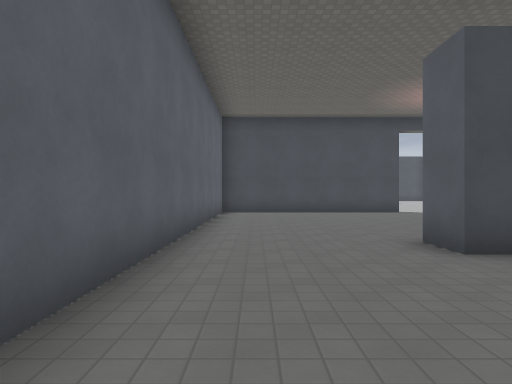
view 1 (above)

22 first-person views from a walk through a 3-D level made in the Godot game engine. The camera is 1.5 m above the floor, looks level and sees 75° across. The floor is counted in squares, 2 m on a side. Each view is taken from the middle of a square. On the plan, view 1 faces up. The plan holds only what a view shows up to about 11 squares ahead; the rest is blank. The place goes on beyond the plan. Characters and animated objects are left out. Surface patterns are stand-ins for the level's own textures.

view 2
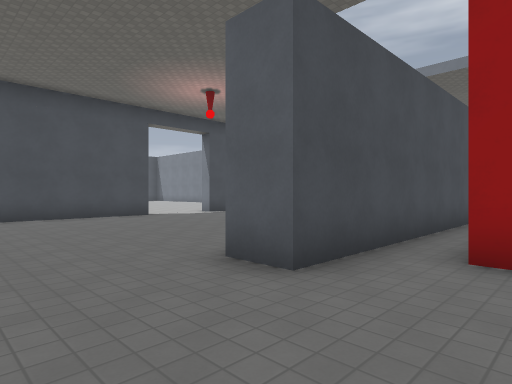

view 3
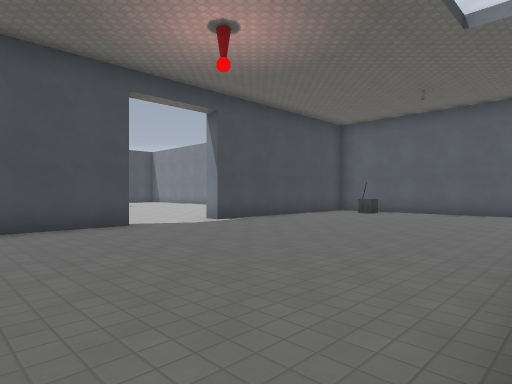

view 4
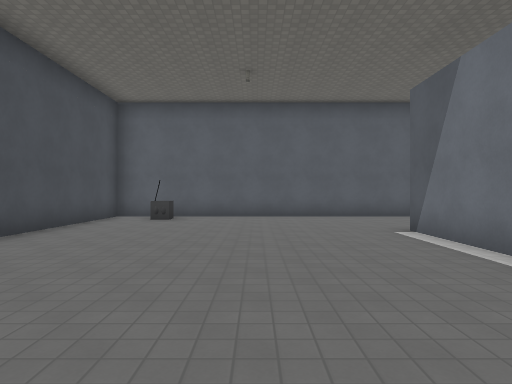

view 5
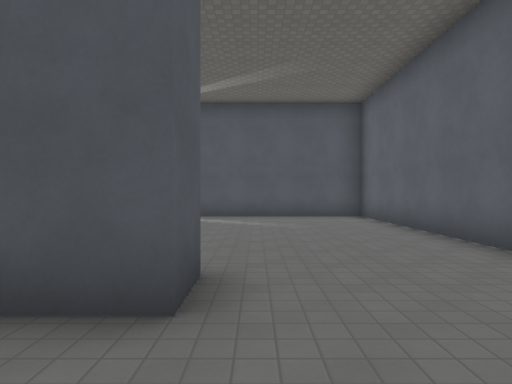

view 6
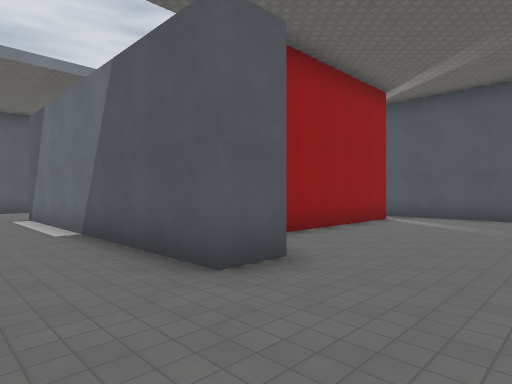

view 7
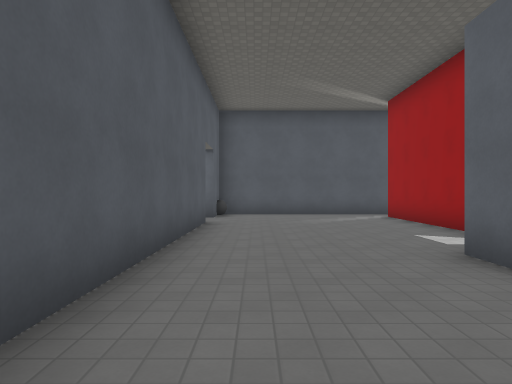

view 8
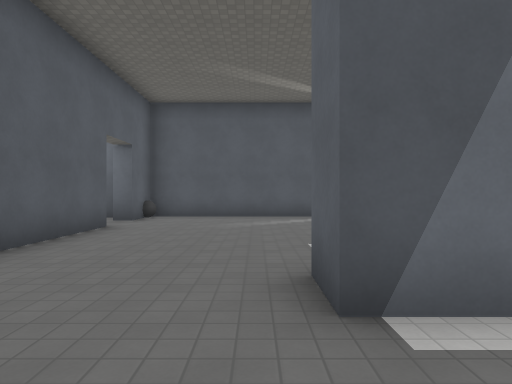

view 9
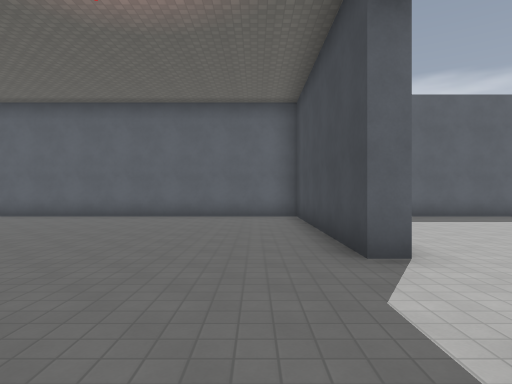

view 10
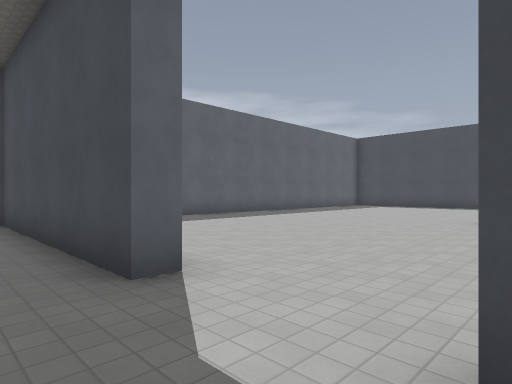

view 11
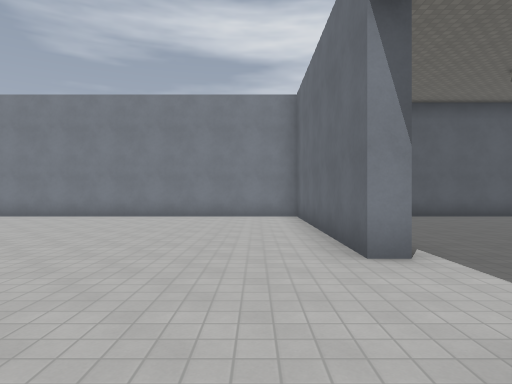

view 12
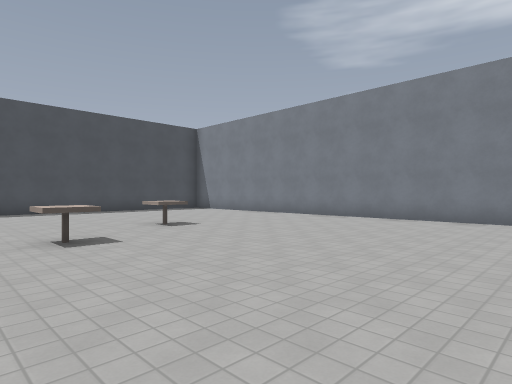

view 13
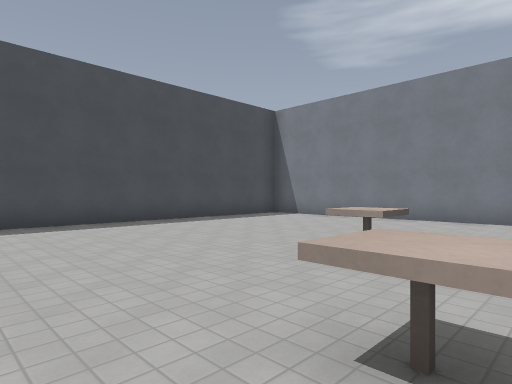

view 14
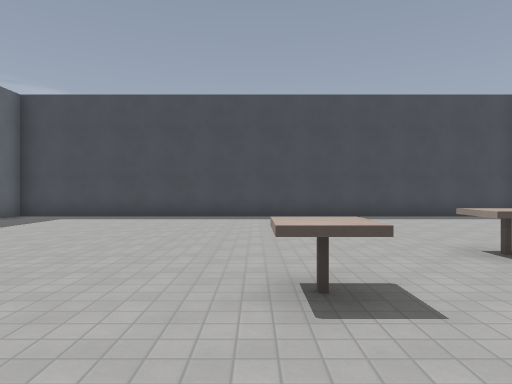

view 15
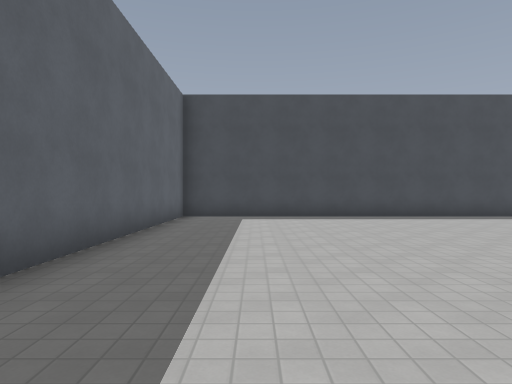

view 16
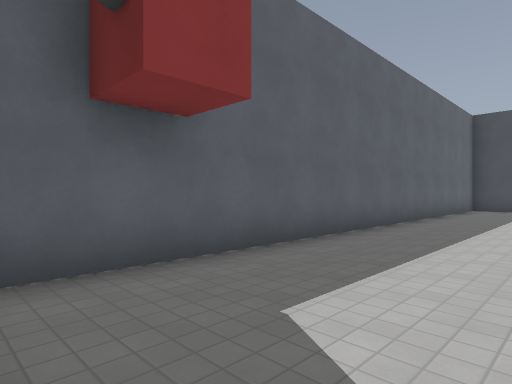

view 17
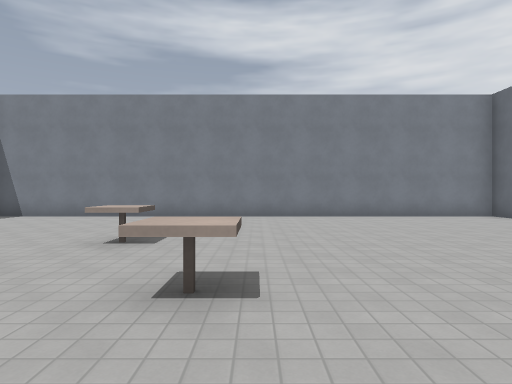

view 18
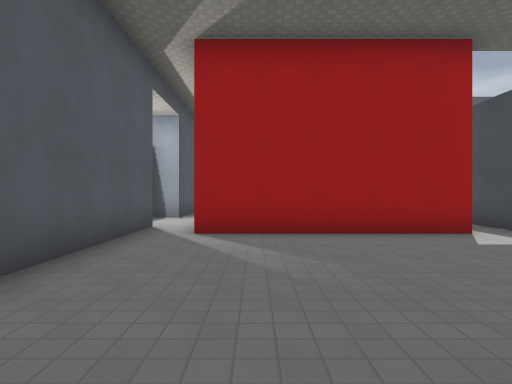

view 19
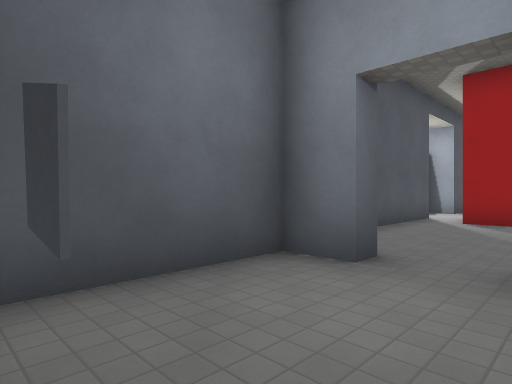

view 20
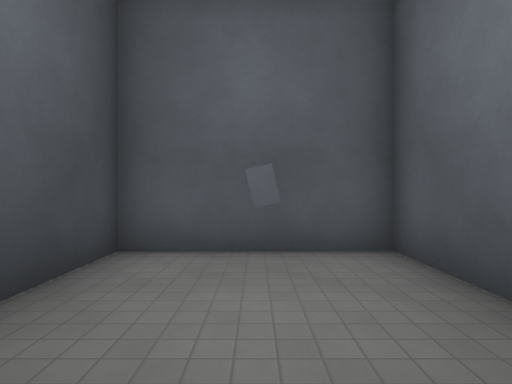

view 21
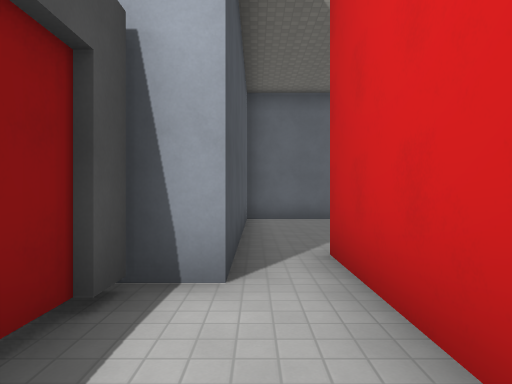

view 22
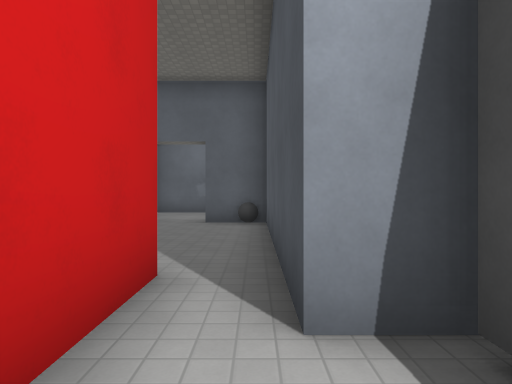

### Floor plan
Ten units are one square. View 1 is at (0, 0); x grows to the right and y downward. Boxes are objects, and circles mark ways between rooms. Rooms are numbered by the first view taken in them; rooms with no view inside come last. Other rooms are left out.
<svg viewBox="-17 -287 205 334">
<path fill="none" stroke="#000" d="M90 -40 25 -40 25 -50 105 -50 105 -40M90 -30 90 21 40 21 40 -30M53 -122 -12 -122 -12 32 53 32 53 41 66 41M142 2 142 -122 78 -122M78 42 78 32 142 32 142 17M53 -128 53 -122M78 -122 78 -127 142 -127 142 -279M139 -282 -12 -282 -12 -134M142 17 147 17 147 27 183 27 183 -7 162 -7"/>
<rect x="125" y="-115" width="10" height="10" fill="#bbb"><title>radio</title></rect>
<rect x="65" y="-205" width="10" height="10" fill="#bbb"><title>other object</title></rect>
<rect x="85" y="-225" width="10" height="10" fill="#bbb"><title>other object</title></rect>
<circle cx="65" cy="-120" r="3" fill="#2a7"/>
<circle cx="140" cy="10" r="3" fill="#2a7"/>
<text x="60" y="-60">1</text>
<text x="60" y="-210">2</text>
<text x="160" y="10">3</text>
</svg>
Room 1 opens to room 2. Room 1 opens to room 3.

Where each view was taken, in squares from view 1:
view 1: 0 up, 0 right, facing up
view 2: 2 up, 0 right, facing up-right
view 3: 5 up, 2 right, facing up-right
view 4: 8 up, 4 right, facing right
view 5: 7 up, 2 right, facing down
view 6: 7 up, 0 right, facing down-right
view 7: 8 up, 13 right, facing down
view 8: 7 up, 11 right, facing down
view 9: 11 up, 9 right, facing left
view 10: 11 up, 8 right, facing up-left
view 11: 14 up, 4 right, facing right
view 12: 15 up, 5 right, facing up-right
view 13: 20 up, 5 right, facing up-right
view 14: 18 up, 6 right, facing up
view 15: 18 up, 1 right, facing up
view 16: 13 up, 2 right, facing up-left
view 17: 20 up, 4 right, facing right
view 18: 1 down, 15 right, facing left
view 19: 0 up, 18 right, facing down-left
view 20: 1 down, 14 right, facing right
view 21: 3 down, 8 right, facing left
view 22: 3 down, 6 right, facing right
